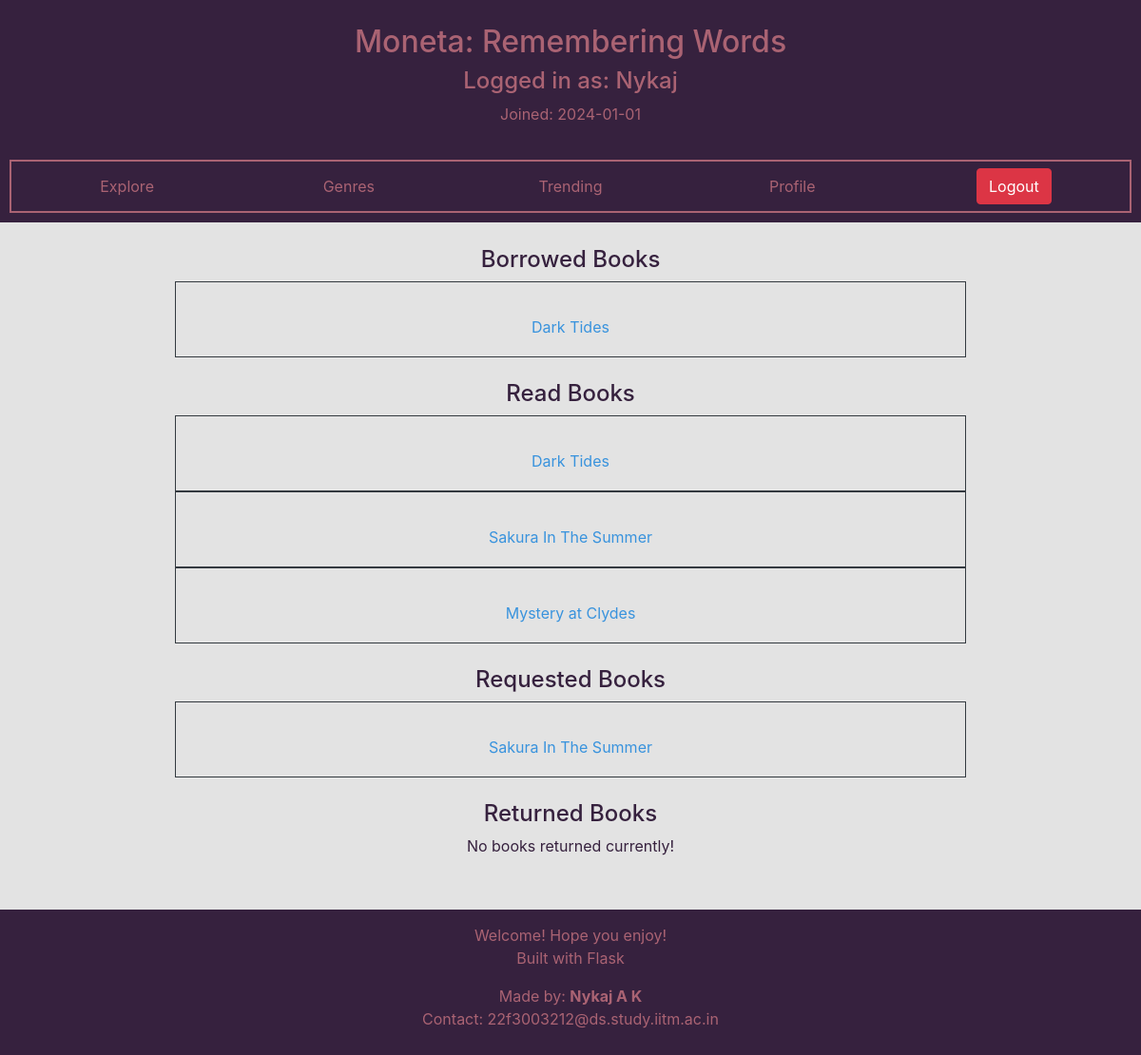
Screenshot of / (signed in) with the database file from the repository.
### moneta/models.py (models this page shows, shortened)
class User(db.Model,UserMixin):
    __tablename__ = "user"
    id = db.Column(db.Integer,primary_key = True)
    username = db.Column(db.String(20),nullable=False,unique=True)
    password = db.Column(db.String(60),nullable=True)
    email = db.Column(db.String(60),nullable=False,unique=True)
    doj = db.Column(db.DateTime, nullable=False, default = date.today())
    is_librarian = db.Column(db.Integer,nullable = False, default = 0)
    borrowed = db.relationship('Borrow',backref='user',lazy=True)
    returned = db.relationship('Return',backref='user',lazy=True)
    comments = db.relationship('Comment',backref = 'user', lazy=True)
    requested = db.relationship('Requested',backref = 'user', lazy=True)

class Borrow(db.Model):
    __tablename__ = "borrow"
    book_id = db.Column(db.Integer, db.ForeignKey('book.id'), primary_key=True)
    user_id = db.Column(db.Integer, db.ForeignKey('user.id'), primary_key=True)
    b_date = db.Column(db.DateTime, nullable = False, default = date.today())

class Book(db.Model):
    __tablename__ = "book"
    id = db.Column(db.Integer,primary_key = True)
    name = db.Column(db.String(80), unique = True, nullable = False)
    description = db.Column(db.Text)
    ratings = db.relationship('Rating',backref='book',lazy=True)
    comments = db.relationship('Comment',backref = 'book', lazy=True)
    borrowed = db.relationship('Borrow',backref = 'book',lazy=True)
    requested = db.relationship('Requested',backref = 'book',lazy=True)

class Read(db.Model):
    __tablename__ = "read"
    book_id = db.Column(db.Integer, db.ForeignKey('book.id'),primary_key=True)
    user_id = db.Column(db.Integer, db.ForeignKey('user.id'),primary_key=True)
    user = db.relationship('User',backref = 'read',lazy=True)
    book = db.relationship('Book',backref = 'read',lazy=True)

class Requested(db.Model):
    __tablename__ = "requested"
    id = db.Column(db.Integer, primary_key=True)
    book_id = db.Column(db.Integer, db.ForeignKey('book.id'))
    user_id = db.Column(db.Integer, db.ForeignKey('user.id'))
    r_date = db.Column(db.DateTime, nullable = False, default = date.today())

### moneta/routes.py (the view)
@app.route("/")
def home():
    return render_template("base_templates/home.html")

### moneta/routes.py (called while the page is built)
@login_manager.user_loader
def load_user(user_id):
    user = User.query.filter_by(id=user_id).first()
    app.logger.info(f"User {user.username} was loaded!")
    return user

### moneta/templates/base_templates/home.html
{% if current_user.is_anonymous %}
    {% extends "anon_specific/about.html" %}
{% elif not current_user.is_librarian %}
    {% extends "user_specific/profile.html" %}
{% else %}
    {% extends "librarian_specific/browse.html" %}
{% endif %}

### moneta/templates/user_specific/profile.html
{% extends "user_specific/dashboard.html" %}
{% block main_body %}
    <div class="container text-center">
        <div>
            <h4 class="help-text">Borrowed Books</h4>
            {% if current_user.borrowed %}
                {% for b in current_user.borrowed %}
                        <div class="mx-auto text-center border border-dark p-1" style="width:75%">
                            <br>
                            <h5><a class="btn link-text" href="{{ url_for('selected_book',id = b.book.id) }}">{{ b.book.name }}</a></h5>
                        </div>
                {% endfor %}
            {% else %}
                <p class="help-text">No books borrowed yet!</p>
            {% endif %}
        </div>
        <br>
        <div>
            <h4 class="help-text">Read Books</h4>
            {% if current_user.read or current_user.returned %}
                {% for r in current_user.read %}
                    <div class="mx-auto text-center border border-dark p-1" style="width:75%">
                        <br>
                        <h5><a class="btn link-text" href="{{ url_for('selected_book',id = r.book.id) }}">{{ r.book.name }}</a></h5>
                    </div>
                {% endfor %}
            {% else %}
                <p class="help-text">No books read yet!</p>
            {% endif %}
        </div>
        <br>
        <div>
            <h4 class="help-text">Requested Books</h4>
            {% if current_user.requested %}
                {% for r in current_user.requested %}
                    <div class="mx-auto text-center border border-dark p-1" style="width:75%">
                        <br>
                        <h5><a class="btn link-text" href="{{ url_for('selected_book',id = r.book.id) }}">{{ r.book.name }}</a></h5>
                    </div>
                {% endfor %}
            {% else %}
                <p class="help-text">No books requested yet!</p>
            {% endif %}
        </div>
        <br>
        <div>
            <h4 class="help-text">Returned Books</h4>
            {% if current_user.returned or current_user.returned %}
                {% for r in current_user.returned %}
                    <div class="mx-auto text-center border border-dark p-1" style="width:75%">
                        <br>
                        <h5><a class="btn link-text" href="{{ url_for('selected_book',id = r.book.id) }}">{{ r.book.name }}</a></h5>
                    </div>
                {% endfor %}
            {% else %}
                <p class="help-text">No books returned currently!</p>
            {% endif %}
        </div>
        <br>
    </div>
{% endblock %}

### moneta/templates/user_specific/dashboard.html
{% extends "base_templates/base.html" %}
{% block header_element %}
    <div class="container-flexible" id="header-container">
        <div class="row text-center header-container-element" id="header-container-info">
            <div class="col" id="header-container-info-content">
                <h2 class="header-info-content-text">Moneta: Remembering Words</h2>
                <h4 class="header-info-content-text">Logged in as: {{ current_user.username }} </h4>
                <p class="header-info-content-text">Joined: {{current_user.doj.__str__()[:10:]}}</p>
            </div>
        </div>
        <div class="row text-center header-container-element" id="header-container-links">
            <div class="col header-link-div"><a class="btn header-link" href="{{ url_for('search') }}">Explore</a></div>
            <div class="col header-link-div"><a class="btn header-link" href="{{ url_for('genre') }}">Genres</a></div>
            <div class="col header-link-div"><a class="btn header-link" href="{{ url_for('trending') }}">Trending</a></div>
            <div class="col header-link-div"><a class="btn header-link" href="{{ url_for('home') }}">Profile</a></div>
            <div class="col header-link-div"><a class="btn btn-danger" href="{{ url_for('logout') }}">Logout</a></div>
        </div>
    </div>
{% endblock %}

### moneta/static/custom/global_styles.css (style rules this page uses)
:root { --custom_primary: rgb(57,147,221); --custom_secondary: rgb(84,122,65); --custom_tertiary: rgb(170,99,115); --custom_accent_light: rgb(227,227,227); --custom_accent_dark: rgb(54,33,62); }
body { background-color: var(--custom_accent_light); overflow-x: hidden; min-height: 100vh; display: flex; flex-direction: column; }

### moneta/static/custom/header_styles.css (style rules this page uses)
#header-container { padding: 5px; margin-bottom: 10px; background-color: var(--custom_accent_dark); }
.header-container-element { padding: 5px; margin: 5px; margin-top: 15px; }
.header-link-div { margin: 2px; }
.header-link { color: var(--custom_tertiary); }
.header-info-content-text { color: var(--custom_tertiary); }
#header-container-links { border: 2px solid var(--custom_tertiary); }

### moneta/static/custom/content_text_styles.css (style rules this page uses)
.link-text { color: var(--custom_primary); }
.help-text { color: var(--custom_accent_dark); }

### rows the page displays
User: username "Nykaj", doj "2024-01-01"
Borrow: book.name "Dark Tides"
Read: book.name "Dark Tides"
Read: book.name "Sakura In The Summer"
Read: book.name "Mystery at Clydes"
Requested: book.name "Sakura In The Summer"
